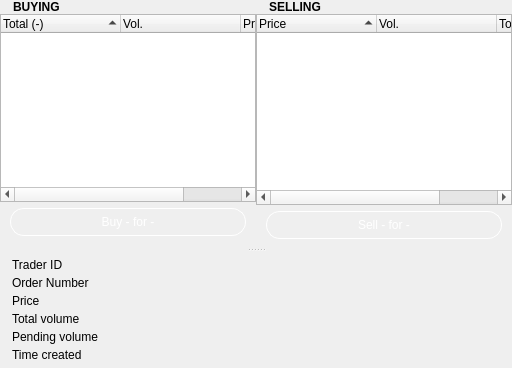
           <widget class="QWidget" name="market_container" native="true">
            <property name="sizePolicy">
             <sizepolicy hsizetype="Preferred" vsizetype="Expanding">
              <horstretch>0</horstretch>
              <verstretch>0</verstretch>
             </sizepolicy>
            </property>
            <layout class="QVBoxLayout" name="verticalLayout_17">
             <property name="spacing">
              <number>0</number>
             </property>
             <property name="leftMargin">
              <number>0</number>
             </property>
             <property name="topMargin">
              <number>0</number>
             </property>
             <property name="rightMargin">
              <number>0</number>
             </property>
             <property name="bottomMargin">
              <number>0</number>
             </property>
             <item>
              <widget class="QSplitter" name="splitter">
               <property name="orientation">
                <enum>Qt::Vertical</enum>
               </property>
               <widget class="QWidget" name="widget_27" native="true">
                <layout class="QHBoxLayout" name="horizontalLayout_40">
                 <property name="spacing">
                  <number>0</number>
                 </property>
                 <property name="leftMargin">
                  <number>0</number>
                 </property>
                 <property name="topMargin">
                  <number>0</number>
                 </property>
                 <property name="rightMargin">
                  <number>0</number>
                 </property>
                 <property name="bottomMargin">
                  <number>0</number>
                 </property>
                 <item>
                  <widget class="QWidget" name="widget_25" native="true">
                   <layout class="QVBoxLayout" name="verticalLayout_15">
                    <property name="spacing">
                     <number>0</number>
                    </property>
                    <property name="leftMargin">
                     <number>0</number>
                    </property>
                    <property name="topMargin">
                     <number>0</number>
                    </property>
                    <property name="rightMargin">
                     <number>0</number>
                    </property>
                    <property name="bottomMargin">
                     <number>0</number>
                    </property>
                    <item>
                     <widget class="QWidget" name="widget_31" native="true">
                      <layout class="QHBoxLayout" name="horizontalLayout_42">
                       <property name="spacing">
                        <number>0</number>
                       </property>
                       <property name="leftMargin">
                        <number>0</number>
                       </property>
                       <property name="topMargin">
                        <number>0</number>
                       </property>
                       <property name="rightMargin">
                        <number>0</number>
                       </property>
                       <property name="bottomMargin">
                        <number>0</number>
                       </property>
                       <item>
                        <widget class="QLabel" name="label_45">
                         <property name="styleSheet">
                          <string notr="true">padding-left: 10px;
font-weight: bold;</string>
                         </property>
                         <property name="text">
                          <string>BUYING</string>
                         </property>
                        </widget>
                       </item>
                      </layout>
                     </widget>
                    </item>
                    <item>
                     <widget class="QTreeWidget" name="bids_list">
                      <property name="styleSheet">
                       <string notr="true">QTreeWidget { border-right: 1px solid #444; }</string>
                      </property>
                      <property name="indentation">
                       <number>0</number>
                      </property>
                      <property name="sortingEnabled">
                       <bool>true</bool>
                      </property>
                      <attribute name="headerDefaultSectionSize">
                       <number>120</number>
                      </attribute>
                      <attribute name="headerStretchLastSection">
                       <bool>true</bool>
                      </attribute>
                      <column>
                       <property name="text">
                        <string>Total (-)</string>
                       </property>
                      </column>
                      <column>
                       <property name="text">
                        <string>Vol.</string>
                       </property>
                      </column>
                      <column>
                       <property name="text">
                        <string>Price</string>
                       </property>
                       <property name="foreground">
                        <brush brushstyle="NoBrush">
                         <color alpha="255">
                          <red>107</red>
                          <green>165</green>
                          <blue>131</blue>
                         </color>
                        </brush>
                       </property>
                      </column>
                     </widget>
                    </item>
                    <item>
                     <widget class="QWidget" name="widget_40" native="true">
                      <layout class="QHBoxLayout" name="horizontalLayout_52">
                       <property name="spacing">
                        <number>0</number>
                       </property>
                       <property name="leftMargin">
                        <number>0</number>
                       </property>
                       <property name="topMargin">
                        <number>6</number>
                       </property>
                       <property name="rightMargin">
                        <number>0</number>
                       </property>
                       <property name="bottomMargin">
                        <number>12</number>
                       </property>
                       <item>
                        <spacer name="horizontalSpacer_82">
                         <property name="orientation">
                          <enum>Qt::Horizontal</enum>
                         </property>
                         <property name="sizeType">
                          <enum>QSizePolicy::Fixed</enum>
                         </property>
                         <property name="sizeHint" stdset="0">
                          <size>
                           <width>10</width>
                           <height>20</height>
                          </size>
                         </property>
                        </spacer>
                       </item>
                       <item>
                        <widget class="QToolButton" name="create_bid_button">
                         <property name="sizePolicy">
                          <sizepolicy hsizetype="Expanding" vsizetype="Fixed">
                           <horstretch>0</horstretch>
                           <verstretch>0</verstretch>
                          </sizepolicy>
                         </property>
                         <property name="minimumSize">
                          <size>
                           <width>0</width>
                           <height>28</height>
                          </size>
                         </property>
                         <property name="maximumSize">
                          <size>
                           <width>16777215</width>
                           <height>28</height>
                          </size>
                         </property>
                         <property name="cursor">
                          <cursorShape>PointingHandCursor</cursorShape>
                         </property>
                         <property name="styleSheet">
                          <string notr="true">background: none;
color: white;
border-radius: 14px;
border: 1px solid white;
font-size: 12px;</string>
                         </property>
                         <property name="text">
                          <string>Buy - for -</string>
                         </property>
                        </widget>
                       </item>
                       <item>
                        <spacer name="horizontalSpacer_84">
                         <property name="orientation">
                          <enum>Qt::Horizontal</enum>
                         </property>
                         <property name="sizeType">
                          <enum>QSizePolicy::Fixed</enum>
                         </property>
                         <property name="sizeHint" stdset="0">
                          <size>
                           <width>10</width>
                           <height>20</height>
                          </size>
                         </property>
                        </spacer>
                       </item>
                      </layout>
                     </widget>
                    </item>
                   </layout>
                  </widget>
                 </item>
                 <item>
                  <widget class="QWidget" name="widget_26" native="true">
                   <layout class="QVBoxLayout" name="verticalLayout_16">
                    <property name="spacing">
                     <number>0</number>
                    </property>
                    <property name="leftMargin">
                     <number>0</number>
                    </property>
                    <property name="topMargin">
                     <number>0</number>
                    </property>
                    <property name="rightMargin">
                     <number>0</number>
                    </property>
                    <property name="bottomMargin">
                     <number>0</number>
                    </property>
                    <item>
                     <widget class="QWidget" name="widget_32" native="true">
                      <layout class="QHBoxLayout" name="horizontalLayout_43">
                       <property name="spacing">
                        <number>0</number>
                       </property>
                       <property name="leftMargin">
                        <number>0</number>
                       </property>
                       <property name="topMargin">
                        <number>0</number>
                       </property>
                       <property name="rightMargin">
                        <number>0</number>
                       </property>
                       <property name="bottomMargin">
                        <number>0</number>
                       </property>
                       <item>
                        <widget class="QLabel" name="label_46">
                         <property name="styleSheet">
                          <string notr="true">padding-left: 10px;
font-weight: bold;</string>
                         </property>
                         <property name="text">
                          <string>SELLING</string>
                         </property>
                        </widget>
                       </item>
                      </layout>
                     </widget>
                    </item>
                    <item>
                     <widget class="QTreeWidget" name="asks_list">
                      <property name="indentation">
                       <number>0</number>
                      </property>
                      <property name="sortingEnabled">
                       <bool>true</bool>
                      </property>
                      <attribute name="headerDefaultSectionSize">
                       <number>120</number>
                      </attribute>
                      <attribute name="headerMinimumSectionSize">
                       <number>50</number>
                      </attribute>
                      <attribute name="headerStretchLastSection">
                       <bool>true</bool>
                      </attribute>
                      <column>
                       <property name="text">
                        <string>Price</string>
                       </property>
                      </column>
                      <column>
                       <property name="text">
                        <string>Vol.</string>
                       </property>
                      </column>
                      <column>
                       <property name="text">
                        <string>Total (-)</string>
                       </property>
                      </column>
                     </widget>
                    </item>
                    <item>
                     <widget class="QWidget" name="widget_41" native="true">
                      <layout class="QHBoxLayout" name="horizontalLayout_53">
                       <property name="spacing">
                        <number>0</number>
                       </property>
                       <property name="leftMargin">
                        <number>0</number>
                       </property>
                       <property name="topMargin">
                        <number>6</number>
                       </property>
                       <property name="rightMargin">
                        <number>0</number>
                       </property>
                       <item>
                        <spacer name="horizontalSpacer_85">
                         <property name="orientation">
                          <enum>Qt::Horizontal</enum>
                         </property>
                         <property name="sizeType">
                          <enum>QSizePolicy::Fixed</enum>
                         </property>
                         <property name="sizeHint" stdset="0">
                          <size>
                           <width>10</width>
                           <height>20</height>
                          </size>
                         </property>
                        </spacer>
                       </item>
                       <item>
                        <widget class="QToolButton" name="create_ask_button">
                         <property name="sizePolicy">
                          <sizepolicy hsizetype="Expanding" vsizetype="Fixed">
                           <horstretch>0</horstretch>
                           <verstretch>0</verstretch>
                          </sizepolicy>
                         </property>
                         <property name="minimumSize">
                          <size>
                           <width>0</width>
                           <height>28</height>
                          </size>
                         </property>
                         <property name="maximumSize">
                          <size>
                           <width>16777215</width>
                           <height>28</height>
                          </size>
                         </property>
                         <property name="cursor">
                          <cursorShape>PointingHandCursor</cursorShape>
                         </property>
                         <property name="styleSheet">
                          <string notr="true">background: none;
color: white;
border-radius: 14px;
border: 1px solid white;
font-size: 12px;</string>
                         </property>
                         <property name="text">
                          <string>Sell - for -</string>
                         </property>
                        </widget>
                       </item>
                       <item>
                        <spacer name="horizontalSpacer_86">
                         <property name="orientation">
                          <enum>Qt::Horizontal</enum>
                         </property>
                         <property name="sizeType">
                          <enum>QSizePolicy::Fixed</enum>
                         </property>
                         <property name="sizeHint" stdset="0">
                          <size>
                           <width>10</width>
                           <height>20</height>
                          </size>
                         </property>
                        </spacer>
                       </item>
                      </layout>
                     </widget>
                    </item>
                   </layout>
                  </widget>
                 </item>
                </layout>
               </widget>
               <widget class="QWidget" name="tick_detail_container" native="true">
                <layout class="QHBoxLayout" name="horizontalLayout_41">
                 <item>
                  <widget class="QWidget" name="widget_30" native="true">
                   <layout class="QVBoxLayout" name="verticalLayout_18">
                    <property name="leftMargin">
                     <number>0</number>
                    </property>
                    <property name="topMargin">
                     <number>0</number>
                    </property>
                    <property name="rightMargin">
                     <number>0</number>
                    </property>
                    <property name="bottomMargin">
                     <number>0</number>
                    </property>
                   </layout>
                  </widget>
                 </item>
                 <item>
                  <widget class="QWidget" name="widget_29" native="true">
                   <property name="sizePolicy">
                    <sizepolicy hsizetype="Expanding" vsizetype="Preferred">
                     <horstretch>0</horstretch>
                     <verstretch>0</verstretch>
                    </sizepolicy>
                   </property>
                   <layout class="QFormLayout" name="formLayout_7">
                    <property name="fieldGrowthPolicy">
                     <enum>QFormLayout::ExpandingFieldsGrow</enum>
                    </property>
                    <property name="formAlignment">
                     <set>Qt::AlignLeading|Qt::AlignLeft|Qt::AlignVCenter</set>
                    </property>
                    <property name="verticalSpacing">
                     <number>4</number>
                    </property>
                    <property name="leftMargin">
                     <number>6</number>
                    </property>
                    <property name="topMargin">
                     <number>6</number>
                    </property>
                    <property name="rightMargin">
                     <number>6</number>
                    </property>
                    <property name="bottomMargin">
                     <number>6</number>
                    </property>
                    <item row="0" column="0">
                     <widget class="QLabel" name="label_53">
                      <property name="text">
                       <string>Trader ID</string>
                      </property>
                     </widget>
                    </item>
                    <item row="0" column="1">
                     <widget class="QLabel" name="market_detail_trader_id_label">
                      <property name="text">
                       <string/>
                      </property>
                     </widget>
                    </item>
                    <item row="1" column="0">
                     <widget class="QLabel" name="label_51">
                      <property name="text">
                       <string>Order Number</string>
                      </property>
                     </widget>
                    </item>
                    <item row="1" column="1">
                     <widget class="QLabel" name="market_detail_order_number_label">
                      <property name="text">
                       <string/>
                      </property>
                     </widget>
                    </item>
                    <item row="2" column="0">
                     <widget class="QLabel" name="label_54">
                      <property name="text">
                       <string>Price</string>
                      </property>
                     </widget>
                    </item>
                    <item row="2" column="1">
                     <widget class="QLabel" name="market_detail_price_label">
                      <property name="text">
                       <string/>
                      </property>
                     </widget>
                    </item>
                    <item row="3" column="0">
                     <widget class="QLabel" name="label_55">
                      <property name="text">
                       <string>Total volume</string>
                      </property>
                     </widget>
                    </item>
                    <item row="3" column="1">
                     <widget class="QLabel" name="market_detail_total_volume_label">
                      <property name="text">
                       <string/>
                      </property>
                     </widget>
                    </item>
                    <item row="4" column="0">
                     <widget class="QLabel" name="label_67">
                      <property name="text">
                       <string>Pending volume</string>
                      </property>
                     </widget>
                    </item>
                    <item row="5" column="0">
                     <widget class="QLabel" name="label_56">
                      <property name="text">
                       <string>Time created</string>
                      </property>
                     </widget>
                    </item>
                    <item row="5" column="1">
                     <widget class="QLabel" name="market_detail_time_created_label">
                      <property name="text">
                       <string/>
                      </property>
                     </widget>
                    </item>
                    <item row="4" column="1">
                     <widget class="QLabel" name="market_detail_pending_volume_label">
                      <property name="text">
                       <string/>
                      </property>
                     </widget>
                    </item>
                   </layout>
                  </widget>
                 </item>
                </layout>
               </widget>
              </widget>
             </item>
            </layout>
           </widget>
